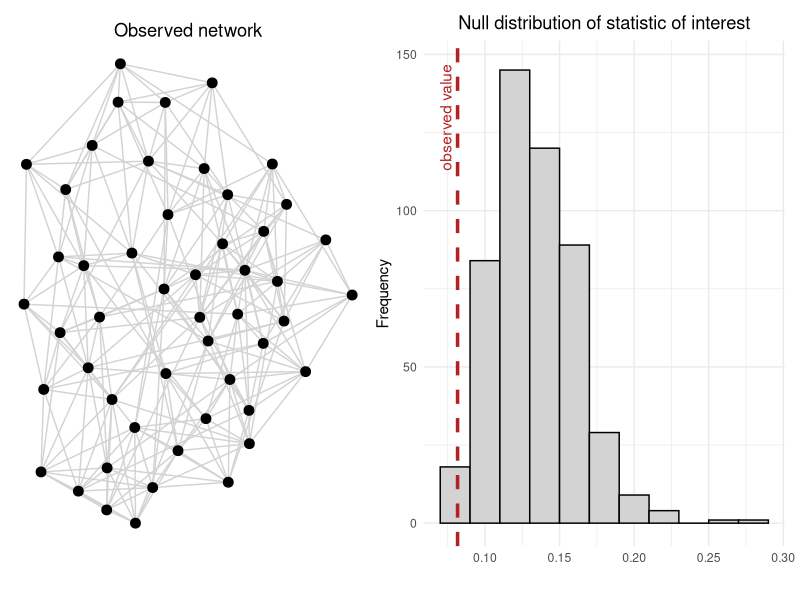

The R source for this figure:
## ---- chunk 1
#| echo: false
#| message: false
#| fig-height: 4
#| fig-width: 10
#| fig-align: center

library(igraph)
library(ggraph)
library(tidygraph)
library(ggplot2)
library(patchwork)  

# Create an observed graph
set.seed(77)
obs_graph <- sample_smallworld(1, 50, nei = 5, p = 0.15)

# Compute observed centralization
obs_measure <- centr_degree(obs_graph)$centralization

# Simulate null distribution
n_sim <- 500
null_vals <- replicate(n_sim, {
  g_sim <- sample_gnm(vcount(obs_graph), ecount(obs_graph))
  centr_degree(g_sim)$centralization
})

# Create histogram plot
df <- data.frame(centralization = null_vals)

hist_plot <- ggplot(df, aes(x = centralization)) +
  geom_histogram(binwidth = 0.02, fill = "lightgrey", color = "black") +
  geom_vline(xintercept = obs_measure, linetype = "dashed", color = "firebrick", linewidth = 1.2) +
  annotate("text", x = obs_measure, y = max(table(cut(null_vals, breaks = 30))) + 2,
           label = "observed value", color = "firebrick", angle = 90, vjust = -0.5,  hjust = 1) +
  labs(title = "Null distribution of statistic of interest", x = " ", y = "Frequency") +
  theme_minimal() +
  theme(plot.title = element_text(hjust = 0.5)) 


# Create network plot
net_plot <- ggraph(obs_graph, layout = "fr") +
  geom_edge_link(color = "lightgrey") +
  geom_node_point(size = 3, color = "black") +
  theme_void() +
  labs(title = "Observed network") +
  theme(plot.title = element_text(hjust = 0.5))

# Combine using patchwork
net_plot + hist_plot + plot_layout(ncol = 2)
